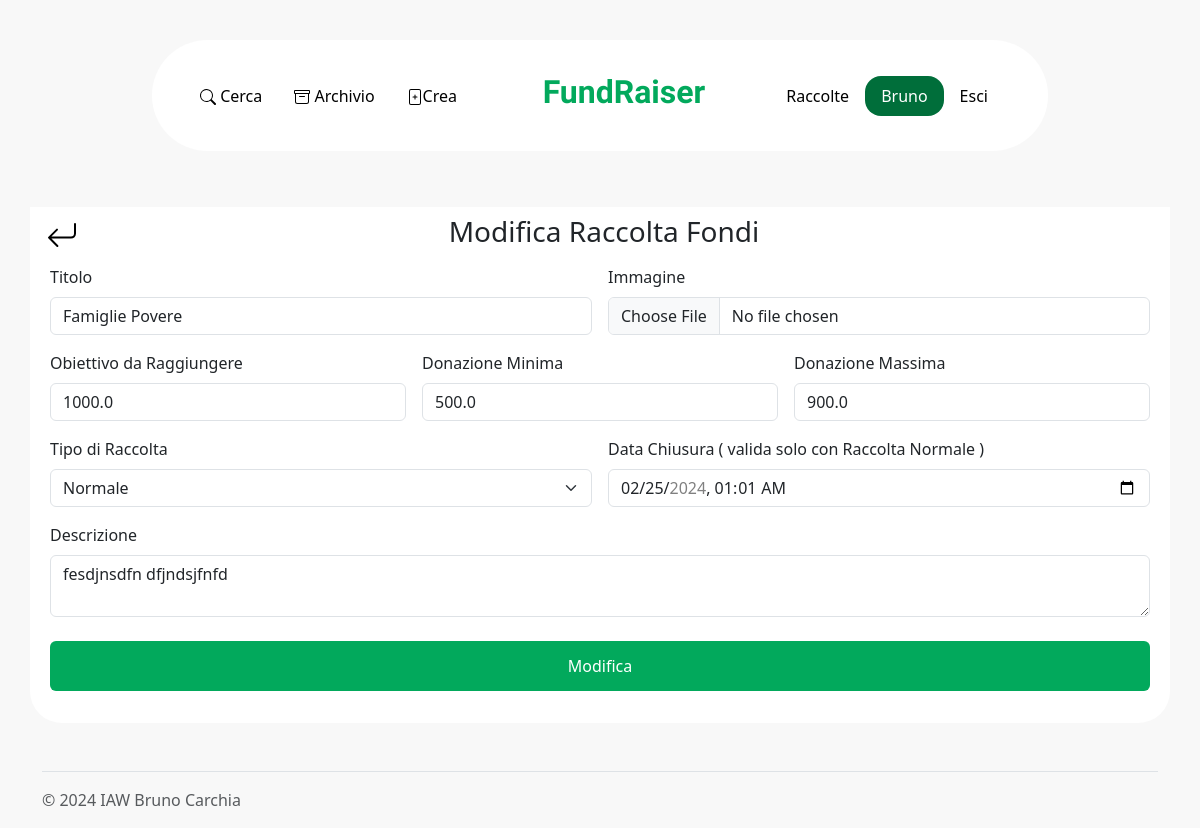
Screenshot of /me/fund/4/change (signed in) with the database file from the repository.
### tables this page shows
CREATE TABLE "users" (
	"id_user"	INTEGER NOT NULL UNIQUE,
	"email"	TEXT NOT NULL UNIQUE,
	"name"	TEXT NOT NULL,
	"surname"	TEXT NOT NULL,
	"password"	TEXT NOT NULL,
	PRIMARY KEY("id_user" AUTOINCREMENT)
);

CREATE TABLE "funds" (
	"title"	TEXT NOT NULL,
	"description"	TEXT NOT NULL,
	"image"	TEXT,
	"target"	REAL NOT NULL,
	"type"	TEXT NOT NULL,
	"max_donation"	REAL NOT NULL,
	"min_donation"	REAL NOT NULL,
	"start_timestamp"	TEXT NOT NULL,
	"end_timestamp"	TEXT NOT NULL,
	"id_fund"	INTEGER NOT NULL UNIQUE,
	"id_user"	INTEGER NOT NULL,
	FOREIGN KEY("id_user") REFERENCES "users"("id_user") ON DELETE CASCADE,
	PRIMARY KEY("id_fund" AUTOINCREMENT)
);

### app.py (the view)
@app.route('/me/fund/<int:id_fund>/change')
@login_required
def change_fund(id_fund):
  fund=dao.fund_dao.getFundByID(id_fund)
  if( not fund ):
      return abort(404,"Raccolta Fondi Non Trovata")
  if(datetime.datetime.strptime(fund['end_timestamp'],"%Y-%m-%d %H:%M:%S") < datetime.datetime.now() ):
    return abort(404,"Non puoi modificare una raccolta dati chiusa")
  if( fund['id_user'] != current_user.get_id() ):
    return abort(404,"Non puoi modificare una raccolta dati non tua")
  fund['end_timestamp'] = datetime.datetime.strptime(fund['end_timestamp'],"%Y-%m-%d %H:%M:%S").strftime("%Y-%m-%dT%H:%M")
  minDate=datetime.datetime.strptime(fund['start_timestamp'],"%Y-%m-%d %H:%M:%S").strftime("%Y-%m-%dT%H:%M")
  maxDate=(datetime.datetime.strptime(fund['start_timestamp'],"%Y-%m-%d %H:%M:%S") + datetime.timedelta(days=14)).strftime("%Y-%m-%dT%H:%M")
  return render_template('change_fund.html',fund=fund,minDate=minDate,maxDate=maxDate)

### app.py (called while the page is built)
@login_manager.user_loader
def load_user(user_id):
  db_user=dao.user_dao.get_user_by_id(user_id)
  user = User(id_user=db_user['id_user'],
               name=db_user['name'],
               surname=db_user['surname'],
               email=db_user['email'],
               password=db_user['password'])
  return user

### dao/fund_dao.py (called while the page is built)
def getFundByID(id_fund):
    connection = sqlite3.connect(config.DB_PATH)
    connection.row_factory = sqlite3.Row #per ottenere dei dizionari come risultati
    cursor = connection.cursor()
    sql = "SELECT * FROM funds WHERE id_fund = ?"
    cursor.execute(sql,(id_fund,))
    fund  = cursor.fetchone()
    if(fund):
        fund = dict(fund)
    cursor.close()
    connection.close()
    return fund

### dao/user_dao.py (called while the page is built)
def get_user_by_id(user_id):
    connection = sqlite3.connect(config.DB_PATH)
    connection.row_factory = sqlite3.Row #per ottenere dei dizionari come risultati
    cursor = connection.cursor()
    sql = "SELECT * FROM users WHERE id_user = ?"
    cursor.execute(sql,(user_id,))
    user  = cursor.fetchone()
    cursor.close()
    connection.close()
    return user

### models.py (called while the page is built)
    def get_id(self):
           return (self.id_user)

### templates/change_fund.html (shortened to what this page needs)
{% extends "base.html" %}
{% block links %}    <link rel="stylesheet" href="{{url_for('static',filename="/css/change_fund.css")}}"> {% endblock %}
{% block content %}
{% with errors = get_flashed_messages() %}
    <main>
      <div class="row pt-2">
        <div class="ms-1 col-3 d-flex align-items-center">
          <div>
            <a href="{{url_for("get_my_funds")}}">
        </a>
          </div>
        </div>
        <div class="col-6 text-center">
          <h3 class="text-capitalize">Modifica Raccolta Fondi</h3>
        </div>
      </div>
      <section>
        <form class="row g-3 needs-validation px-2 py-2" method="post" action="{{url_for('update',id_fund=fund['id_fund'])}}"   enctype="multipart/form-data" novalidate>
        <div class="col-md-6 position-relative">
          <label for="validationTooltip01" class="form-label">Titolo</label>
          <input
            type="text"
            class="form-control"
            name="title"
            id="validationTooltip01"
            value="{{ fund['title'] }}"
            required
          />
        </div>
    <div class="col-md-6 position-relative">
      <label for="validationTooltip02" class="form-label">Immagine</label>
      <input
          type="file"
          class="form-control"
          id="validationTooltip02"
          aria-label="immagine"
          name="image"
          accept="image/png, image/jpeg"
          value="{{ fund['image'] }}"
      />
    </div>
        <div class="col-md-4 position-relative">
          <label for="validationTooltip03" class="form-label">Obiettivo da Raggiungere</label>
          <input
            type="number"
            class="form-control"
            name="target"
            step=".01"
            id="validationTooltip03"
            min="0"
            value="{{ fund['target']|e }}"
            required
          />
        </div>
        <div class="col-md-4 position-relative">
          <label for="validationTooltip04" class="form-label">Donazione Minima</label>
          <input
            type="number"
            class="form-control"
            name="min"
            step=".01"
            id="validationTooltip04"
            min="0"
            value="{{ fund['min_donation']|e }}"
            required
          />
        </div>
        <div class="col-md-4 position-relative">
          <label for="validationTooltip05" class="form-label">Donazione Massima</label>
          <input
            type="number"
            step=".01"
            class="form-control"
            name="max"
            id="validationTooltip05"
            min="0"
            value="{{ fund['max_donation']|e }}"
            required
          />
        </div>
        <div class="col-md-6 position-relative">
          <label for="validationTooltip06" class="form-label">Tipo di Raccolta</label>
          <select class="form-select"  name="type" aria-label="Default select example" id="validationTooltip06" required>
            <option {% if fund['type'] == 'normale' %} selected {% endif %} value="normale">Normale</option>
          </select>
        </div>
        <div class="col-md-6 position-relative">
          <label for="validationTooltip07" class="form-label">Data Chiusura ( valida solo con Raccolta Normale )</label>
          <input
            type="datetime-local"
            min="{{minDate}}"
            max="{{maxDate}}"
            class="form-control"
            name="end_timestamp"
            id="validationTooltip07"
            min="0"
            value="{{ fund['end_timestamp']|e }}"
          />
        </div>
        <div class="col-md-12 position-relative">
          <label for="validationTooltip08" class="form-label">Descrizione</label>
          <textarea
            placeholder="Descrizione della Raccolta Fondi"
            class="form-control"
            name="description"
            id="validationTooltip08"
            required>{{ fund['description']|e }}</textarea>
      </div>
          <div class="col-12 pt-2">
            <button class="btn btn-primary" type="submit" id="buttonSubmit">Modifica</button>
          </div>
        </form>
      </section>
    </main>
{% endwith %}
    {% endblock %}

### templates/base.html (shortened to what this page needs)
<!DOCTYPE html>
<html lang="it">
  <head>
    <link href="https://cdn.jsdelivr.net/npm/bootstrap@5.3.2/dist/css/bootstrap.min.css" rel="stylesheet">
    <link rel="stylesheet" href="{{ url_for("static",filename="css/base.css") }}">
    {% block links %}
    {% endblock %}
  </head>
  <body>
    <nav class="navbar">
      <div class="container maxWidthNav justify-content-center">
        <div class="row w-100 navbarInner align-items-center">
          <div class="col-12 col-lg-5 nav responseSettings">
            <ul class="nav justify-content-end">
              <li class="nav-item">
                <a class="nav-link" href="{{url_for('get_search')}}"> <svg xmlns="http://www.w3.org/2000/svg" width="16" height="16" fill="currentColor" class="bi bi-search" viewBox="0 0 16 16">
                  <path d="M11.742 10.344a6.5 6.5 0 1 0-1.397 1.398h-.001q.044.06.098.115l3.85 3.85a1 1 0 0 0 1.415-1.414l-3.85-3.85a1 1 0 0 0-.115-.1zM12 6.5a5.5 5.5 0 1 1-11 0 5.5 5.5 0 0 1 11 0"/>
                </svg> Cerca</a>
              </li>
              <li class="nav-item">
                <a class="nav-link " href="{{ url_for('funds_closed') }}"> Archivio</a>
              </li>
              {% if current_user.is_authenticated %}
               <li class="nav-item">
                <a class="nav-link " href="{{url_for('get_new_fund')}}">
                Crea</a>
              </li>
              {% endif %}
            </ul>
          </div>
          <div class="col-12 col-lg-2 text-center align-items-center responseSettings">
            <div>
              <h2 id="title"><a href="{{url_for('index')}}" class="p-0">FundRaiser</a></h2>
            </div>
          </div>
          <div class="col-12 col-lg-5 nav align-items-center justify-content-end responseSettings">
            <ul class="nav">
              {% if current_user.is_authenticated == False %}
              <li class="nav-item">
                <a class="nav-link active" aria-current="page" href="{{ url_for("get_registration") }}">Registrati</a>
              </li>
              <li class="nav-item linkedActived">
                <a class="nav-link active" aria-current="page" href="{{ url_for("get_login") }}">Login</a>
              </li>
              {% else %}
              <li class="nav-item">
                <a class="nav-link " href="{{ url_for('get_my_funds') }}">Raccolte</a>
              </li>
              <li class="nav-item linkedActived">
                <a class="nav-link text-capitalize" href="{{ url_for('get_my_wallet') }}">{{ current_user.name }}</a>
              </li>
              <li class="nav-item">
                <a class="nav-link " href="{{ url_for('logout') }}">Esci</a>
              </li>
              {% endif %}
            </ul>
          </div>
        </div>
      </div>
    </nav>
    <div class="container pt-3">
      <div class="row" id="contentPart">
        {% block content %}{% endblock %}
      </div>
      <footer class="mt-5 border-top">
          <p class="mt-3 text-body-secondary">© 2024 IAW Bruno Carchia</p>
      </footer>
    </div>
  </body>
</html>

### static/css/base.css (style rules this page uses)
body { background-color: rgb(248, 248, 248); }
.navbarInner { background-color: #fff; border-top-left-radius: 6.25rem; border-top-right-radius: 6.25rem; border-bottom-right-radius: 6.25rem; border-bottom-left-radius: 6.25rem; padding: 2em; }
.maxWidthNav { width: 80%; padding:2em; }
.nav-item > a { color: black; }
#title > a { font-family: "Dosis", sans-serif; font-optical-sizing: auto; font-weight: 600; font-style: normal; color: rgb(2, 169, 92); text-decoration: none; }
.linkedActived { border-top-left-radius: 1em; border-top-right-radius: 1em; border-bottom-right-radius: 1em; border-bottom-left-radius: 1em; background-color: rgb(0, 110, 58); color: #fff; font-weight: 500; }
.linkedActived > a { color: #fff; }

### static/css/change_fund.css (style rules this page uses)
#buttonSubmit { width: 100%; background-color: rgb(2, 169, 92); border: #000; padding: 0.8em; }
.iconSize { height: 2em; width: 2em; }
a { color: #000; }
main { background-color: #fff; border-bottom-right-radius: 2em; border-bottom-left-radius: 2em; padding-bottom: 1.5em; padding-left: 0.5em; padding-right: 0.5em; }

### rows the page displays
users: name "Bruno"
funds: title "Famiglie Povere", target "1000.0", min "500.0", max "900.0", type "Normale", end_timestamp "02/25/2024 01:01", description "fesdjnsdfn dfjndsjfnfd"
